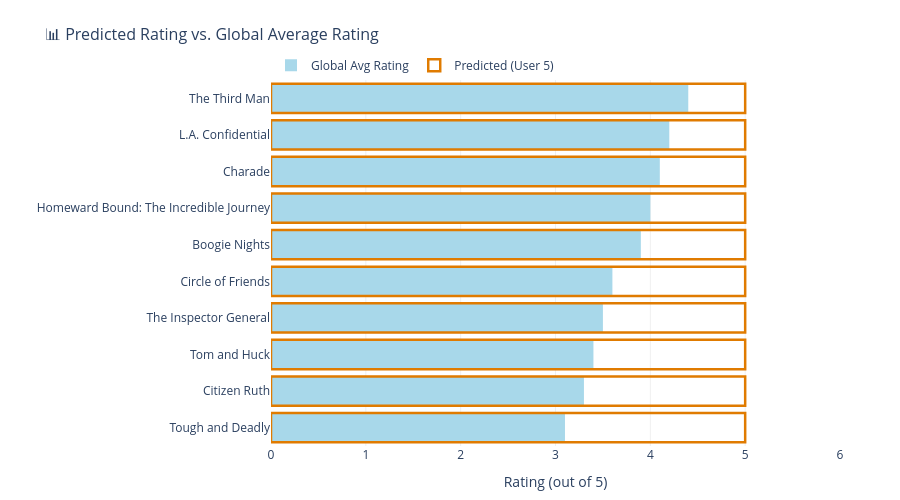

Write notebook code for a chart like this one.
### Markdown cell above
---
## 📊 Chart 4 — Predicted vs. Global Rating (Diverging Bar)
> **Why useful?** Compares the **model's predicted rating (5.0)** against the **real-world global average** — showing how much the model "believes" in each film vs. what others rated it. The gap reveals model confidence.

### Code cell
df_sorted = df.sort_values('Avg_Global_Rating', ascending=True)

fig4 = go.Figure()

fig4.add_trace(go.Bar(
    y=df_sorted['Movie'],
    x=df_sorted['Avg_Global_Rating'],
    name='Global Avg Rating',
    orientation='h',
    marker=dict(color='#a8d8ea', line=dict(width=0)),
    hovertemplate='<b>%{y}</b><br>Global Avg: %{x:.2f}<extra></extra>'
))

fig4.add_trace(go.Bar(
    y=df_sorted['Movie'],
    x=df_sorted['Predicted_Rating'],
    name='Predicted (User 5)',
    orientation='h',
    marker=dict(
        color='rgba(255,165,0,0.0)',
        line=dict(color='#e07b00', width=2.5)
    ),
    hovertemplate='<b>%{y}</b><br>Predicted: %{x:.1f}<extra></extra>'
))

fig4.update_layout(
    barmode='overlay',
    title=dict(text='📊 Predicted Rating vs. Global Average Rating', font=dict(size=16)),
    xaxis=dict(title='Rating (out of 5)', range=[0, 6], gridcolor='#f0f0f0'),
    yaxis=dict(title=''),
    plot_bgcolor='white',
    paper_bgcolor='white',
    legend=dict(orientation='h', y=1.08, x=0),
    height=500,
    margin=dict(l=260, r=60, t=80, b=50)
)

fig4.show()

### Figure 1 — Plotly figure (JSON) as saved in the notebook; plotly's stock layout.template omitted (floating-point values rounded to 4 significant figures)
{"data": [{"hovertemplate": "<b>%{y}</b><br>Global Avg: %{x:.2f}<extra></extra>", "marker": {"color": "#a8d8ea", "line": {"width": 0}}, "name": "Global Avg Rating", "orientation": "h", "type": "bar", "x": [3.1, 3.3, 3.4, 3.5, 3.6, 3.9, 4.0, 4.1, 4.2, 4.4], "y": ["Tough and Deadly", "Citizen Ruth", "Tom and Huck", "The Inspector General", "Circle of Friends", "Boogie Nights", "Homeward Bound: The Incredible Journey", "Charade", "L.A. Confidential", "The Third Man"]}, {"hovertemplate": "<b>%{y}</b><br>Predicted: %{x:.1f}<extra></extra>", "marker": {"color": "rgba(255,165,0,0.0)", "line": {"color": "#e07b00", "width": 2.5}}, "name": "Predicted (User 5)", "orientation": "h", "type": "bar", "x": [5.0, 5.0, 5.0, 5.0, 5.0, 5.0, 5.0, 5.0, 5.0, 5.0], "y": ["Tough and Deadly", "Citizen Ruth", "Tom and Huck", "The Inspector General", "Circle of Friends", "Boogie Nights", "Homeward Bound: The Incredible Journey", "Charade", "L.A. Confidential", "The Third Man"]}], "layout": {"barmode": "overlay", "height": 500, "legend": {"orientation": "h", "x": 0, "y": 1.08}, "margin": {"b": 50, "l": 260, "r": 60, "t": 80}, "paper_bgcolor": "white", "plot_bgcolor": "white", "title": {"font": {"size": 16}, "text": "📊 Predicted Rating vs. Global Average Rating"}, "xaxis": {"gridcolor": "#f0f0f0", "range": [0, 6], "title": {"text": "Rating (out of 5)"}}, "yaxis": {"title": {"text": ""}}}}
